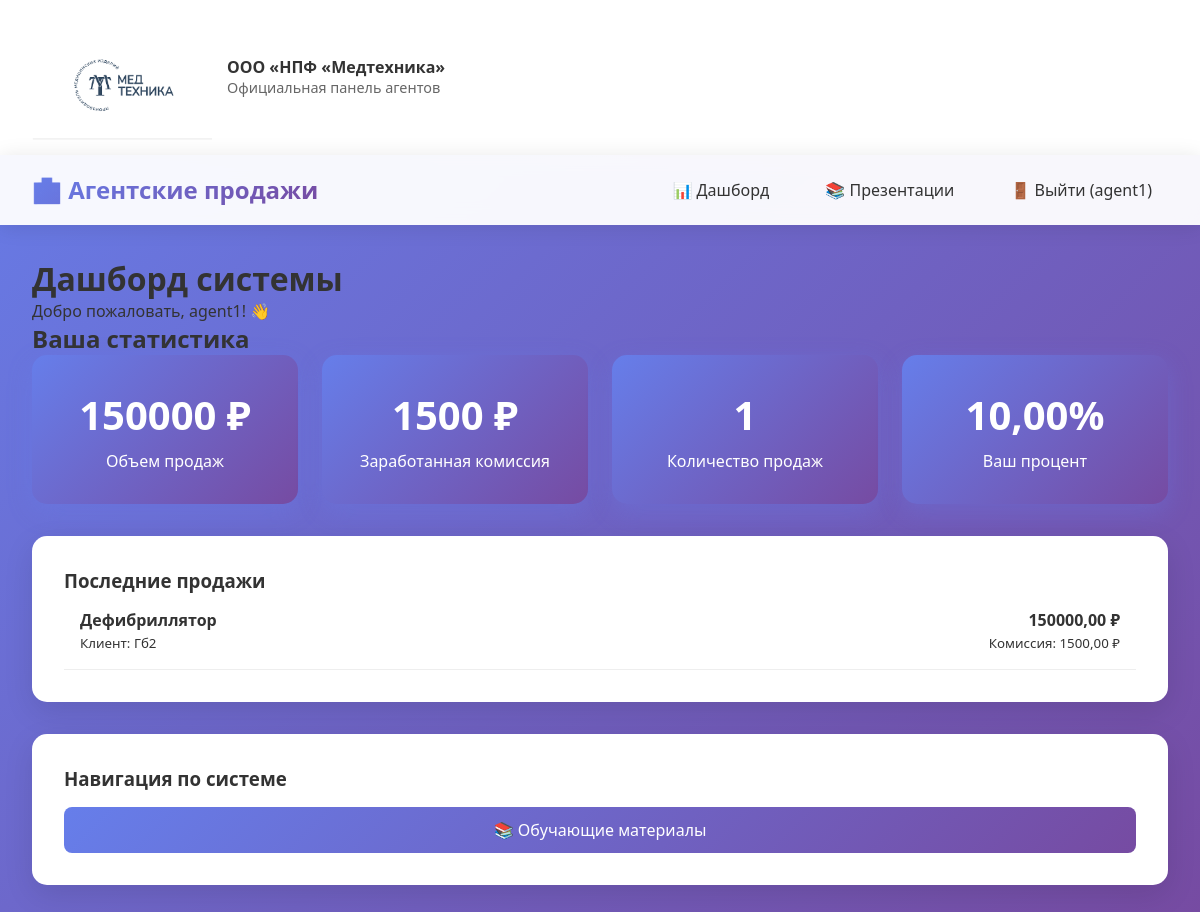
The page / (signed in) on the database its author committed.
### agents/models.py (models this page shows, shortened)
class Agent(models.Model):
    AGENT_STATUS = [
        ('active', 'Активный'),
        ('inactive', 'Неактивный'),
        ('suspended', 'Приостановлен'),
    ]
    user = models.OneToOneField(User, on_delete=models.CASCADE)
    phone = models.CharField(max_length=20, verbose_name='Телефон')
    address = models.TextField(verbose_name='Адрес')
    commission_rate = models.DecimalField(
        max_digits=5,
        decimal_places=2,
        default=10.00,
        verbose_name='Процент комиссии'
    )
    status = models.CharField(
        max_length=10,
        choices=AGENT_STATUS,
        default='active',
        verbose_name='Статус'
    )
    registration_date = models.DateTimeField(default=timezone.now)
    notes = models.TextField(blank=True, verbose_name='Заметки')
    class Meta:
        verbose_name = 'Агент'
        verbose_name_plural = 'Агенты'

class Sale(models.Model):
    agent = models.ForeignKey(Agent, on_delete=models.CASCADE, verbose_name='Агент')
    product = models.ForeignKey(Product, on_delete=models.CASCADE, verbose_name='Оборудование')
    sale_date = models.DateTimeField(default=timezone.now, verbose_name='Дата продажи')
    quantity = models.IntegerField(default=1, verbose_name='Количество')
    total_amount = models.DecimalField(max_digits=10, decimal_places=2, verbose_name='Общая сумма')
    commission = models.DecimalField(max_digits=10, decimal_places=2, verbose_name='Комиссия')
    client_name = models.CharField(max_length=200, verbose_name='Клиент')
    client_contact = models.CharField(max_length=200, verbose_name='Контакты клиента')
    class Meta:
        verbose_name = 'Продажа'
        verbose_name_plural = 'Продажи'

class Product(models.Model):
    name = models.CharField(max_length=200, verbose_name='Название оборудования')
    category = models.CharField(max_length=100, verbose_name='Категория')
    price = models.DecimalField(max_digits=10, decimal_places=2, verbose_name='Цена')
    description = models.TextField(verbose_name='Описание')
    is_active = models.BooleanField(default=True, verbose_name='Активно')
    class Meta:
        verbose_name = 'Оборудование'
        verbose_name_plural = 'Оборудование'

### agents/views.py (the view, shortened to what this page needs)
# urls.py: path('', views.dashboard, name='home'),
@login_required
def dashboard(request):
    try:
        agent = Agent.objects.get(user=request.user)
    except Agent.DoesNotExist:
        agent = None
    if agent:
        sales = Sale.objects.filter(agent=agent)
        total_sales = sales.aggregate(Sum('total_amount'))['total_amount__sum'] or 0
        total_commission = sales.aggregate(Sum('commission'))['commission__sum'] or 0
        sales_count = sales.count()
        context = {
            'agent': agent,
            'total_sales': total_sales,
            'total_commission': total_commission,
            'sales_count': sales_count,
            'recent_sales': sales.order_by('-sale_date')[:5],
        }
    return render(request, 'agents/dashboard.html', context)

### agents/templates/agents/dashboard.html (shortened to what this page needs)
{% extends 'agents/base.html' %}
{% block content %}
<h1>Дашборд системы</h1>
<p class="welcome-text">Добро пожаловать, {{ user.username }}! 👋</p>
{% if agent %}
    <h2>Ваша статистика</h2>
    <div class="stats-grid">
        <div class="stat-card">
            <div class="stat-number">{{ total_sales }} ₽</div>
            <div>Объем продаж</div>
        </div>
        <div class="stat-card">
            <div class="stat-number">{{ total_commission }} ₽</div>
            <div>Заработанная комиссия</div>
        </div>
        <div class="stat-card">
            <div class="stat-number">{{ sales_count }}</div>
            <div>Количество продаж</div>
        </div>
        <div class="stat-card">
            <div class="stat-number">{{ agent.commission_rate }}%</div>
            <div>Ваш процент</div>
        </div>
    </div>
    {% if recent_sales %}
    <div class="card">
        <h3>Последние продажи</h3>
        {% for sale in recent_sales %}
        <div style="padding: 1rem; border-bottom: 1px solid #eee; display: flex; justify-content: space-between;">
            <div>
                <strong>{{ sale.product.name }}</strong><br>
                <small>Клиент: {{ sale.client_name }}</small>
            </div>
            <div style="text-align: right;">
                <strong>{{ sale.total_amount }} ₽</strong><br>
                <small>Комиссия: {{ sale.commission }} ₽</small>
            </div>
        </div>
        {% endfor %}
    </div>
    {% endif %}
{% endif %}
<div class="card">
    <h3>Навигация по системе</h3>
    <div style="display: grid; grid-template-columns: repeat(auto-fit, minmax(200px, 1fr)); gap: 1rem; margin-top: 1rem;">
        <a href="{% url 'presentation_list' %}" class="btn" style="text-align: center;">
            📚 Обучающие материалы
        </a>
    </div>
</div>
{% endblock %}

### agents/templates/agents/base.html (shortened to what this page needs)
<!DOCTYPE html>
<html lang="ru">
<head>
</head>
<body>
    {% if not hide_header %}
    <header class="agent-header">
        <div class="header-container">
            <div class="logo-section">
                <img src="/static/images/medt.png" alt="ООО НПФ Медтехника" class="company-logo">
                <div class="company-info">
                    <strong>ООО «НПФ «Медтехника»</strong>
                    <div style="font-size: 0.9em; color: #666;">Официальная панель агентов</div>
                </div>
            </div>
        </div>
    </header>
    <nav class="navbar">
        <div class="navbar-content">
            <div class="navbar-brand">
                🏥 Агентские продажи
            </div>
            <div class="navbar-nav">
                <a href="{% url 'home' %}">📊 Дашборд</a>
                <a href="{% url 'presentation_list' %}">📚 Презентации</a>
                {% if user.is_authenticated %}
                <a href="{% url 'logout' %}">🚪 Выйти ({{ user.username }})</a>
                {% else %}
                <a href="{% url 'login' %}">🔑 Войти</a>
                {% endif %}
            </div>
        </div>
    </nav>
    {% endif %}
    <div class="container">
        {% block content %}
        {% endblock %}
    </div>
</body>
</html>

### agents/templates/agents/base.html (style rules this page uses)
* { margin: 0; padding: 0; box-sizing: border-box; }
body { font-family: 'Segoe UI', Tahoma, Geneva, Verdana, sans-serif; background: linear-gradient(135deg, #667eea 0%, #764ba2 100%); min-height: 100vh; color: #333; }
.agent-header { background: white; box-shadow: 0 2px 10px rgba(0,0,0,0.1); padding: 15px 0; }
.header-container { max-width: 1200px; margin: 0 auto; display: flex; justify-content: space-between; align-items: center; padding: 0 2rem; }
.logo-section { display: flex; align-items: center; gap: 15px; }
.company-logo { max-width: 180px; height: auto; }
.company-info { line-height: 1.4; }
.navbar { background: rgba(255, 255, 255, 0.95); backdrop-filter: blur(10px); padding: 1rem 0; box-shadow: 0 2px 20px rgba(0,0,0,0.1); }
.navbar-content { max-width: 1200px; margin: 0 auto; padding: 0 2rem; display: flex; justify-content: space-between; align-items: center; }
.navbar-brand { font-size: 1.5rem; font-weight: bold; background: linear-gradient(135deg, #667eea 0%, #764ba2 100%); -webkit-background-clip: text; -webkit-text-fill-color: transparent; }
.navbar-nav { display: flex; gap: 1.5rem; align-items: center; }
.navbar-nav a { color: #333; text-decoration: none; padding: 0.5rem 1rem; border-radius: 8px; transition: all 0.3s ease; font-weight: 500; }
.container { max-width: 1200px; margin: 2rem auto; padding: 0 2rem; }
.card { background: white; border-radius: 15px; padding: 2rem; margin-bottom: 2rem; box-shadow: 0 10px 30px rgba(0,0,0,0.1); }
.stats-grid { display: grid; grid-template-columns: repeat(auto-fit, minmax(250px, 1fr)); gap: 1.5rem; margin-bottom: 2rem; }
.stat-card { background: linear-gradient(135deg, #667eea 0%, #764ba2 100%); color: white; padding: 2rem; border-radius: 15px; text-align: center; box-shadow: 0 8px 25px rgba(102, 126, 234, 0.3); }
.stat-number { font-size: 2.5rem; font-weight: bold; margin-bottom: 0.5rem; }
.btn { display: inline-block; padding: 0.75rem 1.5rem; background: linear-gradient(135deg, #667eea 0%, #764ba2 100%); color: white; text-decoration: none; border-radius: 8px; border: none; cursor: pointer; transition: all 0.3s ease; font-weight: 500; }

### rows shown on the page
Agent: commission_rate "10,00"
Sale: product.name "Дефибриллятор", client_name "Гб2", total_amount "150000,00", commission "1500,00"

### other values the page prints
{{ user.username }} "agent1"
{{ total_sales }} "150000"
{{ total_commission }} "1500"
{{ sales_count }} "1"
